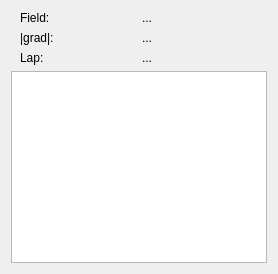
          <widget class="QWidget" name="tab_45">
           <attribute name="title">
            <string>Info</string>
           </attribute>
           <layout class="QVBoxLayout" name="verticalLayout_72">
            <item>
             <widget class="QFrame" name="frame_111">
              <property name="frameShape">
               <enum>QFrame::NoFrame</enum>
              </property>
              <property name="frameShadow">
               <enum>QFrame::Raised</enum>
              </property>
              <layout class="QHBoxLayout" name="horizontalLayout_113">
               <property name="topMargin">
                <number>0</number>
               </property>
               <property name="bottomMargin">
                <number>0</number>
               </property>
               <item>
                <widget class="QLabel" name="label_84">
                 <property name="text">
                  <string>Field:</string>
                 </property>
                </widget>
               </item>
               <item>
                <widget class="QLabel" name="FormSelectedCP_f">
                 <property name="text">
                  <string>...</string>
                 </property>
                </widget>
               </item>
              </layout>
             </widget>
            </item>
            <item>
             <widget class="QFrame" name="frame_112">
              <property name="frameShape">
               <enum>QFrame::NoFrame</enum>
              </property>
              <property name="frameShadow">
               <enum>QFrame::Raised</enum>
              </property>
              <layout class="QHBoxLayout" name="horizontalLayout_114">
               <property name="topMargin">
                <number>0</number>
               </property>
               <property name="bottomMargin">
                <number>0</number>
               </property>
               <item>
                <widget class="QLabel" name="label_85">
                 <property name="text">
                  <string>|grad|:</string>
                 </property>
                </widget>
               </item>
               <item>
                <widget class="QLabel" name="FormSelectedCP_g">
                 <property name="text">
                  <string>...</string>
                 </property>
                </widget>
               </item>
              </layout>
             </widget>
            </item>
            <item>
             <widget class="QFrame" name="frame_113">
              <property name="frameShape">
               <enum>QFrame::NoFrame</enum>
              </property>
              <property name="frameShadow">
               <enum>QFrame::Raised</enum>
              </property>
              <layout class="QHBoxLayout" name="horizontalLayout_115">
               <property name="topMargin">
                <number>0</number>
               </property>
               <property name="bottomMargin">
                <number>0</number>
               </property>
               <item>
                <widget class="QLabel" name="label_87">
                 <property name="text">
                  <string>Lap:</string>
                 </property>
                </widget>
               </item>
               <item>
                <widget class="QLabel" name="FormSelectedCP_lap">
                 <property name="text">
                  <string>...</string>
                 </property>
                </widget>
               </item>
              </layout>
             </widget>
            </item>
            <item>
             <widget class="QTextBrowser" name="criticalPointProp"/>
            </item>
           </layout>
          </widget>
